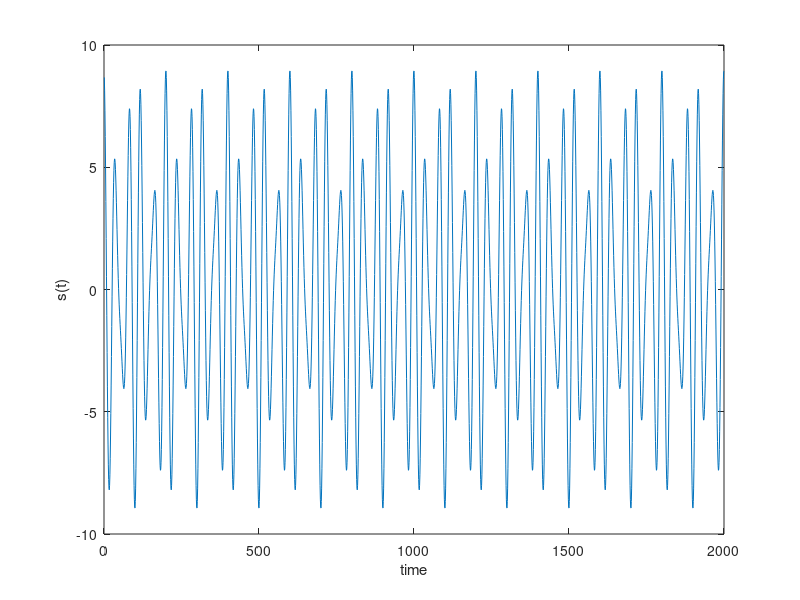

MATLAB code for this plot:


% Sample the sinusoid s(t) = 3cos(2 pi f1 t)+ 6cos(2 pi f2 t), 
%where f1 = 70 Hz,  f2=50 Hz, we assume 2000Hx to be the sampling frequency


fs = 2000; %sampling frequency
t = 0 : 1/fs : 1 - 1/fs; %specifying the range
f1 = 70;
f2 = 50;
a1 = 3;
a2 = 6;
s = a1*cos(2*pi*f1*t + 0.2) + a2*cos(2*pi*f2*t + 0.3) ;
plot(s)
ylim([-10,10])
ylabel('s(t)')
xlabel('time')





%{
f1 = 20;
f2 = 30;
f = 2000;
T = 1/f;
t = 0 : 1/f : 1.5 - 1/f;
tmin = 0;
tmax = 5*T;             
dt1 = 1/19000;
dt2 = 1/4000;
t1 = tmin:dt1:tmax;
t2 = tmin:dt2:tmax;
x1 = 2*cos(2*pi*f1*t1);
x2 = 3*cos(2*pi*f2*t2);
subplot(211)
stem(t1,x1);
subplot(212)
stem(t2,x2);
%}
